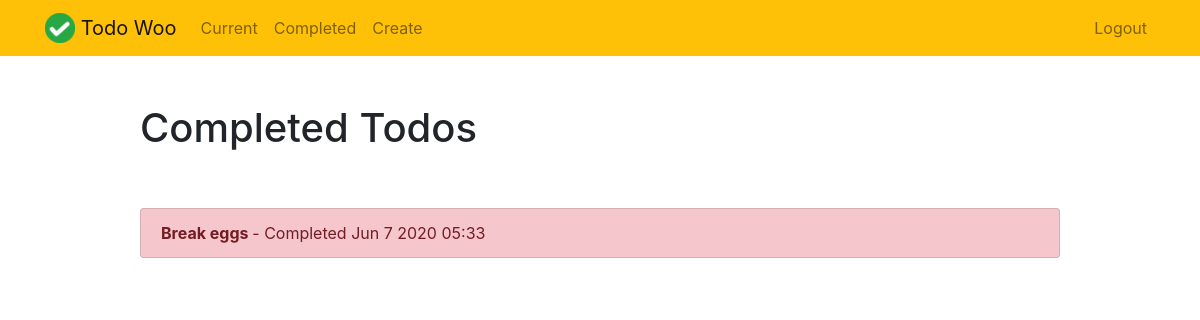
/completed/ (signed in), run on an earlier commit of the app's database.
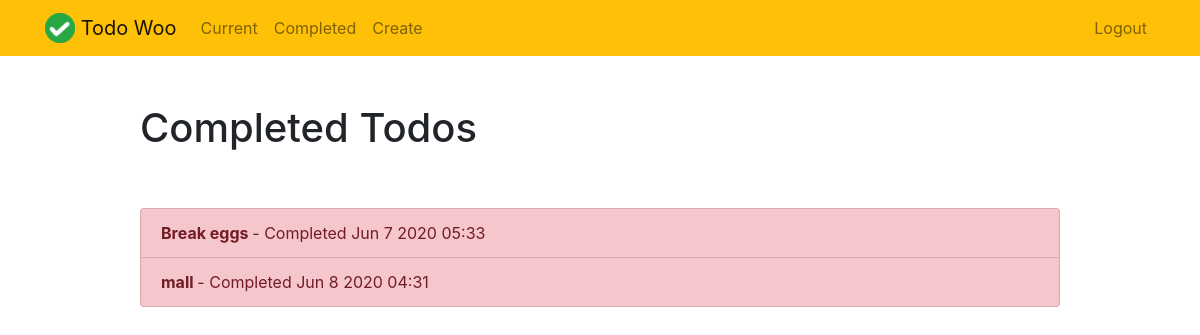
And on a later commit of the database.
### todo/models.py (models this page shows, shortened)
class Todo(models.Model):
    title = models.CharField(max_length=100)
    memos = models.TextField(blank=True)
    created = models.DateTimeField(auto_now_add=True , )
    datecompleted = models.DateTimeField(null=True, blank=True)
    important = models.BooleanField(default=False)
    user = models.ForeignKey(User, on_delete=models.CASCADE)

### todo/views.py (the view)
# urls.py: path('completed/',views.completedtodos,name='completedtodos'),
@login_required
def completedtodos(request):
    todos = Todo.objects.filter(user=request.user, datecompleted__isnull=False)
    return render(request,'todo/completedtodos.html',{'todos':todos})

### todo/templates/todo/completedtodos.html
{% extends 'todo/base.html' %}
{% block content %}
<div class="row justify-content-center mt-5">
    <div class="col-md-10">
        <h1>Completed Todos</h1>
    </div>
</div>
<div class="row justify-content-center mt-5">
    <div class="col-md-10">
        <div class="list-group">
{% for todo in todos %}
    <a href="{% url 'viewtodo' todo.id %}" class="list-group-item list-group-item-action{% if todo.important %} list-group-item-danger{% endif %}">    {% if todo.important %}<b>{% endif %}{{ todo.title }} {% if todo.important %}</b>{% endif %}
       - Completed {{ todo.datecompleted|date:'M j Y H:i' }}</a>
  {% endfor %}
</div>
</div>
</div>
{% endblock %}

### todo/templates/todo/base.html (shortened to what this page needs)
{% load static %}
<!doctype html>
<html lang="en">
<head>
    <link rel="stylesheet" href="https://stackpath.bootstrapcdn.com/bootstrap/4.4.1/css/bootstrap.min.css">
</head>
<body>
<nav class="navbar navbar-expand-md navbar-light bg-warning">
<div class="container">
    <a class="navbar-brand" href="{% url 'home' %}">
         <img src="{% static 'todo/logo.png' %}" width="30" height="30" class="d-inline-block align-top">
        <span>Todo Woo</span>
    </a>
    <div class="collapse navbar-collapse" id="navbarNav">
{% if user.is_authenticated %}
<ul class="navbar-nav mr-auto">
        <li class="nav-item {{ current }}">
            <a class="nav-link" href="{% url 'currentodos' %}">Current</a>
        </li>
        <li class="nav-item {{ completed }}">
            <a class="nav-link" href="{% url 'completedtodos' %}">Completed</a>
        </li>
        <li class="nav-item {{ create }}">
            <a class="nav-link" href="{% url 'createtodo' %}">Create</a>
        </li>
</ul>
{% endif %}
<ul class="navbar-nav ml-auto">
    {% if user.is_authenticated %}
        <li class="nav-item">
            <a href="#" onclick="$('#signOutBtn').click()" class="nav-link">Logout</a>
        </li>
{% endif %}
</ul>
</div>
</div>
</nav>
<div class="container">
{% block content %}{% endblock %}
</div>
</body>
</html>

What changed in the data, as far as the page shows it:
added Todo: title "mall", datecompleted "Jun 8 2020 04:31"
